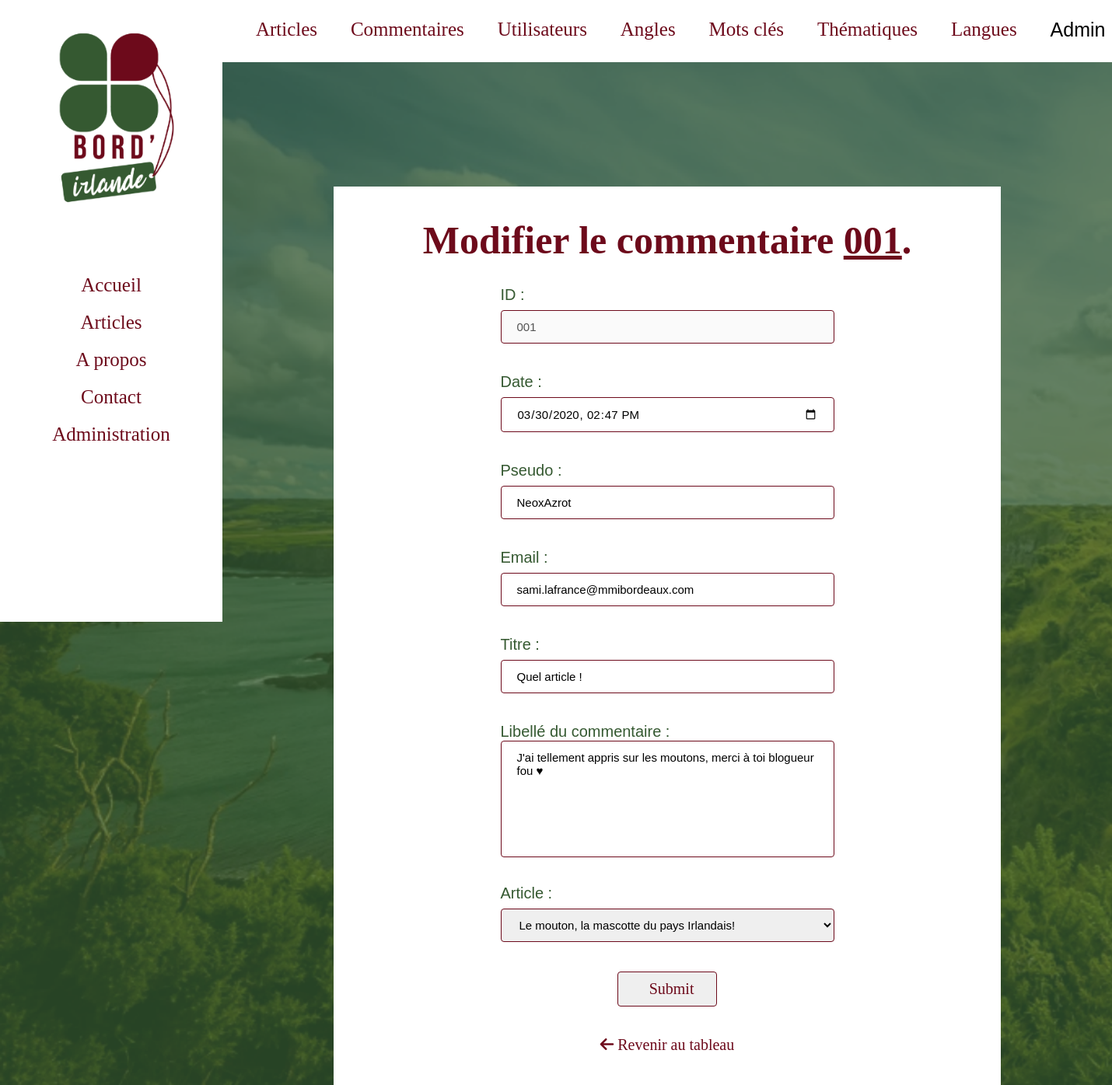
The page /commentaires/update.php?id=001 (signed in) on the database its author committed.
### tables this page shows
CREATE TABLE IF NOT EXISTS `comment` (
  `NumCom` char(6) NOT NULL,
  `DtCreC` datetime DEFAULT NULL,
  `PseudoAuteur` char(20) NOT NULL,
  `EmailAuteur` char(60) NOT NULL,
  `TitrCom` char(60) NOT NULL,
  `LibCom` text NOT NULL,
  `NumArt` char(10) NOT NULL,
  PRIMARY KEY (`NumCom`),
  KEY `COMMENT_FK` (`NumCom`),
  KEY `FK_ASSOCIATION_7` (`NumArt`)
);

CREATE TABLE IF NOT EXISTS `article` (
  `NumArt` char(10) NOT NULL,
  `DtCreA` date DEFAULT NULL,
  `LibTitrA` text,
  `LibChapoA` text,
  `LibAccrochA` text,
  `Parag1A` text,
  `LibSsTitr1` text,
  `Parag2A` text,
  `LibSsTitr2` text,
  `Parag3A` text,
  `LibConclA` text,
  `UrlPhotA` char(62) DEFAULT NULL,
  `Likes` int(11) DEFAULT NULL,
  `NumAngl` char(8) NOT NULL,
  `NumThem` char(8) NOT NULL,
  `NumLang` char(8) NOT NULL,
  PRIMARY KEY (`NumArt`),
  KEY `ARTICLE_FK` (`NumArt`),
  KEY `FK_ASSOCIATION_1` (`NumAngl`),
  KEY `FK_ASSOCIATION_2` (`NumThem`),
  KEY `FK_ASSOCIATION_3` (`NumLang`)
);

### commentaires/update.php (the view, shortened to what this page needs)
<?php
    include '../assets/php/connect_PDO.php';
?>
<!DOCTYPE html>
<html>
    <head>
		<link rel="stylesheet" href="../assets/css/style.css" />
    </head>
    <body>
        <?php include '../assets/php/menuInAdminShow.php'; ?>
        <div class="thematiques">
            <?php include '../assets/php/menuAdmin.php'; ?>
            <div class="Update">
                        <?php
                            if(isset($_GET['id']) && !empty($_GET['id'])) {
                                $req = $bdd->prepare('SELECT * FROM comment WHERE NumCom = :id');
                                $req->execute(array(
                                    'id' => $_GET['id']
                                ));
                                $donnees = $req->fetch();
                                $NumComArt = $donnees['NumArt'];
                                $date = substr($donnees['DtCreC'], 0, -3);
                                $date = str_replace(" ", "T", $date);
                                if(!empty($donnees)) {
                                    ?>
                                        <h1>Modifier le commentaire <span><?php echo $_GET['id']; ?></span>.</h1>
                                            <div class="UpdateContent">
                                                <form action="update.php?id=<?php echo $_GET['id']; ?>" method="POST">
                                                    <div class="Margin">
                                                        <label for="NumCom">ID :</label>
                                                        <input type="text" id="NumCom" name="NumCom" placeholder="Identifiant du commentaire" size="6" maxlength="6" value="<?php echo $donnees['NumCom']; ?>" required disabled><br>
                                                    </div>
                                                    <div class="Margin">
                                                        <label for="DtCreC">Date :</label>
                                                        <input type="datetime-local" id="DtCreC" name="DtCreC" autofocus="autofocus" value="<?php echo $date; ?>" required><br>
                                                    </div>
                                                    <div class="Margin">
                                                        <label for="PseudoAuteur">Pseudo :</label>
                                                        <input type="text" id="PseudoAuteur" name="PseudoAuteur" placeholder="Entrer votre pseudo" size="20" maxlength="20" value="<?php echo $donnees['PseudoAuteur']; ?>" required><br>
                                                    </div>
                                                    <div class="Margin">
                                                        <label for="EmailAuteur">Email :</label>
                                                        <input type="email" id="EmailAuteur" name="EmailAuteur" placeholder="Entrer votre email" size="60" maxlength="60" value="<?php echo $donnees['EmailAuteur']; ?>" required><br>
                                                    </div>
                                                    <div class="Margin">
                                                        <label for="TitrCom">Titre :</label>
                                                        <input type="text" id="TitrCom" name="TitrCom" placeholder="Entrer votre titre" size="60" maxlength="60" value="<?php echo $donnees['TitrCom']; ?>" required><br>
                                                    </div>
                                                    <div class="Margin">
                                                        <label for="LibCom">Libellé du commentaire :</label><br>
                                                        <textarea name="LibCom" id="LibCom" cols="30" rows="10" placeholder="Ecrivez ici..." required><?php echo $donnees['LibCom']; ?></textarea><br>
                                                    </div>
                                                    <div class="Margin">
                                                        <label for="NumArt">Article :</label>
                                                        <select name="NumArt" id="NumArt" required>
                                                            <?php
                                                                $req = $bdd->query('SELECT * FROM article ORDER BY DtCreA DESC');
                                                                while($donnees = $req->fetch()) {
                                                            ?>
                                                                    <option value="<?php echo $donnees['NumArt']; ?>" <?php echo $donnees['NumArt'] == $NumComArt ? "selected" : ""; ?>><?php echo $donnees['LibTitrA']; ?></option>
                                                            <?php
                                                                }
                                                            ?>
                                                        </select>
                                                    </div>
                                                    <div class="validerInput">
                                                        <input type="submit"><br>
                                                    </div>
                                                </form>
                                                <div class="Margin validerInput">
                                                    <a href="index.php" class="back"><i class="fas fa-arrow-left"></i> Revenir au tableau</a>
                                                </div>
                                            </div>
                                    <?php
                                } else {
                                    $_SESSION['answer'] = "<span>Ce commentaire est introuvable !</span>";
                                    header('Location: index.php');
                                }
                            } else {
                                $_SESSION['answer'] = "<span>Ce commentaire est introuvable !</span>";
                                header('Location: index.php');
                            }
                        ?>
            </div>
        </div>
    </body>
</html>

### assets/css/style.css (style rules this page uses)
body { display: flex; margin: 0px; background-image: url("../images/image_2.png"); background-repeat: no-repeat; background-attachment: fixed; background-color: #345831; background-size: cover; width: 100vw; height: 100vh; }
.thematiques { display: flex; flex-direction: column; margin-left: 20vw; }
.thematiques h1 { font-family: 'Bebas Neue', cursive; color: #6D0A1B; text-align: center; font-size: 50px; padding-top: 10vh; margin: 0px; margin-top: 5vh; }
.Update { background-color: white; width: 60vw; height: auto; margin-top: 20vh; margin-left: 10vw; font-size: 20px; margin-bottom: 10vh; }
.Update h1 { padding-top: 0; }
.UpdateContent { color: #355931; width: 30vw; margin: 0px auto; font-family: Helvetica, sans-serif; margin-bottom: 5vh; }
.Margin { margin-top: 30px; }
.thematiques a { text-decoration: none; font-family: 'Bebas Neue', cursive; color: #355931; }
input { width: 100%; padding: 12px 20px; margin: 8px 0; box-sizing: border-box; border: 1px solid #6D0A1B; border-radius: 4px; font-size: 15px; font-family: 'Helvetica', sans-serif; font-weight: 400; }
input[type=submit], input[type=reset] { font-size: 20px; font-family: 'Bebas Neue', cursive; font-weight: 400; color: #6D0A1B; padding: 10px 40px; transition: 0.3s ease; margin-top: 30px; width: 30%; }
textarea { width: 100%; height: 150px; padding: 12px 20px; box-sizing: border-box; border: 1px solid #6D0A1B; border-radius: 4px; resize: none; font-size: 15px; font-family: 'Helvetica', sans-serif; font-weight: 400; }
label { font-size: 20px; font-family: 'Helvetica', sans-serif; font-weight: 400; color: #355931; }
.validerInput { text-align: center; }
select { width: 100%; padding: 11px 19px; border-radius: 4px; margin: 8px 0; box-sizing: border-box; border: 1px solid #6D0A1B; font-size: 15px; font-family: 'Helvetica', sans-serif; font-weight: 400; }
.Update h1 span { text-decoration: underline; }
.thematiques a { color: #6D0A1B; }

### rows shown on the page
comment: NumCom "001", DtCreC "03/30/2020 14:47", PseudoAuteur "NeoxAzrot", EmailAuteur "sami.lafrance@mmibordeaux.com", TitrCom "Quel article !", LibCom "J'ai tellement appris sur les moutons, merci à toi blogueur fou ♥", NumArt "Le mouton, la mascotte du pays Irlandais!"

### other values the page prints
$_SESSION['login'] "Admin"
$_GET['id'] "001"
